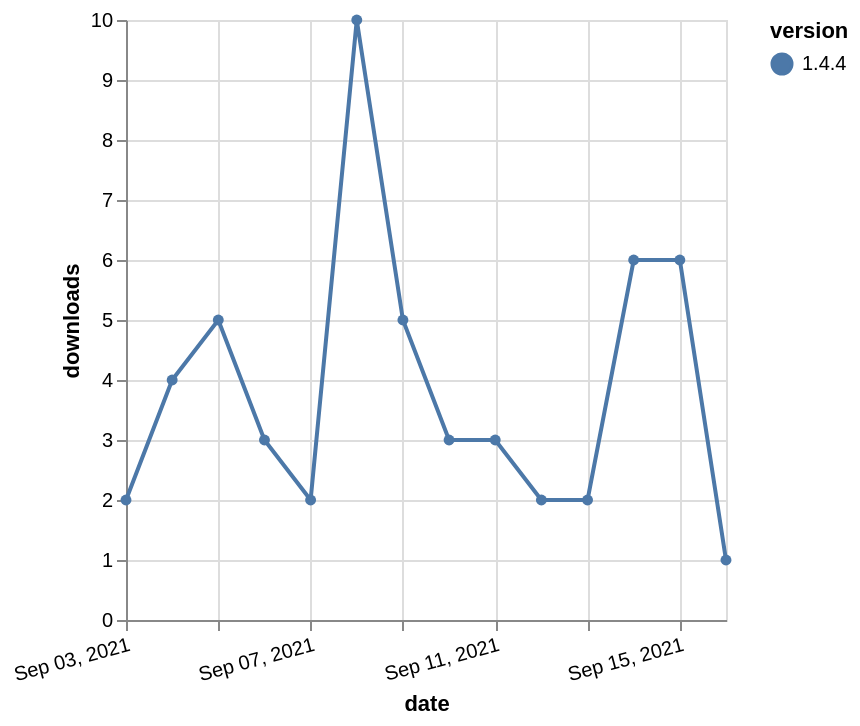

Specify this chart in Vega-Lite:
### Vega-Lite specification from a JSON file in a GitHub repository (floating-point values rounded to 4 significant figures)
{"$schema": "https://vega.github.io/schema/vega-lite/v5.json", "description": "A simple bar chart with embedded data.", "data": {"values": [{"date": "2021-09-03", "total": 5381, "delta": 2, "version": "1.4.4"}, {"date": "2021-09-04", "total": 5385, "delta": 4, "version": "1.4.4"}, {"date": "2021-09-05", "total": 5390, "delta": 5, "version": "1.4.4"}, {"date": "2021-09-06", "total": 5393, "delta": 3, "version": "1.4.4"}, {"date": "2021-09-07", "total": 5395, "delta": 2, "version": "1.4.4"}, {"date": "2021-09-08", "total": 5405, "delta": 10, "version": "1.4.4"}, {"date": "2021-09-09", "total": 5410, "delta": 5, "version": "1.4.4"}, {"date": "2021-09-10", "total": 5413, "delta": 3, "version": "1.4.4"}, {"date": "2021-09-11", "total": 5416, "delta": 3, "version": "1.4.4"}, {"date": "2021-09-12", "total": 5418, "delta": 2, "version": "1.4.4"}, {"date": "2021-09-13", "total": 5420, "delta": 2, "version": "1.4.4"}, {"date": "2021-09-14", "total": 5426, "delta": 6, "version": "1.4.4"}, {"date": "2021-09-15", "total": 5432, "delta": 6, "version": "1.4.4"}, {"date": "2021-09-16", "total": 5433, "delta": 1, "version": "1.4.4"}]}, "width": "container", "mark": {"type": "line", "point": {"filled": true}}, "encoding": {"x": {"field": "date", "type": "temporal", "timeUnit": "yearmonthdate", "title": "date", "axis": {"labelAngle": -15}}, "y": {"field": "delta", "type": "quantitative", "title": "downloads"}, "color": {"field": "version", "type": "nominal"}, "tooltip": {"field": "delta"}}}
